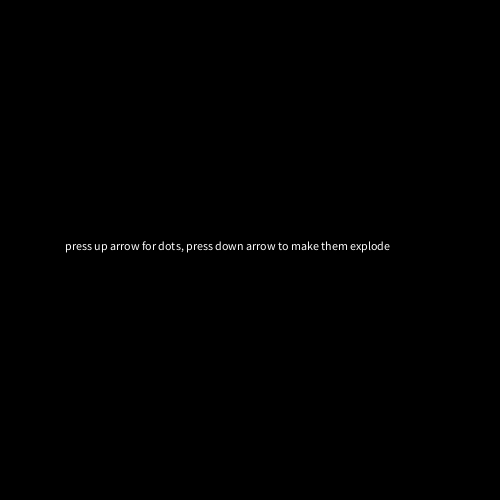
Frame 1 (no input)
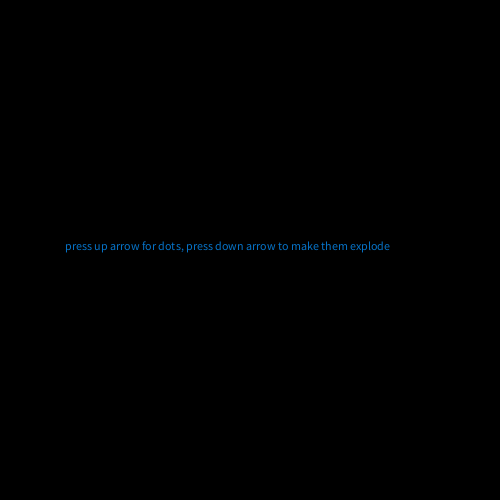
Frame 60 (the mouse pressed at the canvas centre just before this capture)
Frame 120 (the mouse held since frame 60 and released just before this capture): identical to frame 60, image omitted

The Processing sketch that drew these frames (run headless with seeded random() and noise(); from frame 60 on, the mouse is pressed at the canvas centre):

// Processing sketch: nestedloopshomework
// ── nestedloopshomework.pde
boolean up, down;


void setup() {
  size(500, 500); 
  noStroke(); 
  rectMode(CENTER);
  
}

void draw() {
  background(0);
  text("press up arrow for dots, press down arrow to make them explode", 65, 250); 
  fill(0,2102,153); 
  for (int y = 0; y <= height; y+=30) {
    for (int x = 0; x<=width; x+=30) {
      pushMatrix();
      translate(x, y); 
      float a = map(y, 0, height, 0, TWO_PI); 
      float b = map(x, 0, width, 0, 120);

      fill(a, b, 200); 
      if (up) {
        rotate(radians(frameCount+a-b)); 
        ellipse(2, 2, 10, 10);
      } 
      if (down) {
        rotate(radians(frameCount*a*b)); 
        ellipse(10, 10, 600, 100);
      }
      popMatrix();
    }
  }
}
void keyPressed() {
  if (key == CODED) {
    if (keyCode == UP) {
      up = true;
    } else if (keyCode == DOWN) {
      down = true;
    }
  }
}
